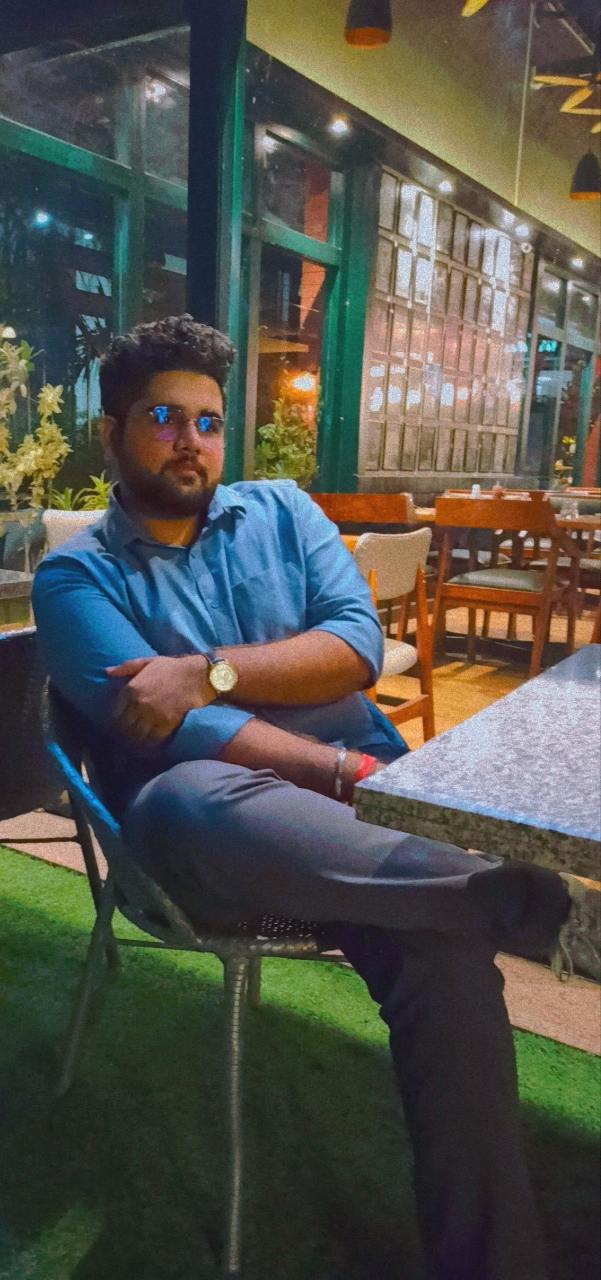
#> input picture image_enhancer/IMG_20230814_212548.jpg, 601 x 1280 px, found by its file name; the run also reads 1 picture not shown here
$ jupyter execute --allow-errors Background_Removal.ipynb   (shell and % lines are left out)
#> lines starting #> are read from the running program, lines starting #| are printed output that depends on the picture; after the words box and inside, x2 and y2 are one past the last pixel; in counts of white or black regions, pixels touching at a corner belong together
<a href="https://colab.research.google.com/github/choprahetarth/background-remover/blob/main/Background_Removal.ipynb" target="_parent"></a>

This Notebook has been created for removing backgrounds fron images, using primarily two methods

1.   Deep Learning (Facebook's Detectron2 Pre-Trained Models)
2.   Classical Computer Vision (Experimental)

## Instructions for using `Deep Learning` based solution -

1. Switch to a GPU Runtime offered by Google Colab (Runtime-> Change Runtime Type -> GPU )
2. Install the libraries by running the `Install (Run Once) (USE GPU RUNTIME)` Tab
3. The runtime **WILL Crash**, let it ,as it is required to restart the runtime.
4. Expand the `Import Libraries and Upload Images` Tab
5. Upload the foreground and background images as prompted by the cell which is running, and let it upload.
6. Expand the `Approach 1 - Detectron2` Tab
7. Expand the `Input Area - Play with these parameters`, and edit the parameters accordingly. For a good baseline to start working with tick the `USE_DEFAULT` check-box and run the cell.
8. Run all the cells within the `Functions` Tab, no need to open.
9. Expand the Display and run all cells. Enjoy the output.

## Instructions for using `Classical CV` based solution -
1. Restart the Runtime `Ctrl+M` and repeat step 2
2. Repeat Steps 4 and 5
3. Expand the `Approach 2 - Classical CV (Experimental)` Tab
4. Repeat Step 7, but for the current expanded Tab.
5. Repeat Step 8, but for the current expanded Tab.
6. Repeat Step 9, but for the current expanded Tab.

## Theoretical Concepts and Code Inspirations -
For Deeep Learning Based solution -
1. https://ai.facebook.com/blog/-detectron2-a-pytorch-based-modular-object-detection-library-/
2. https://github.com/facebookresearch/detectron2
3. https://www.jeremyjordan.me/semantic-segmentation/

For the Computer Vision Based Solution -
1. https://docs.opencv.org/3.4/d4/d73/tutorial_py_contours_begin.html#:~:text=Contours%20can%20be%20explained%20simply,and%20object%20detection%20and%20recognition.&text=In%20OpenCV%2C%20finding%20contours%20is,white%20object%20from%20black%20background.
2. https://docs.opencv.org/master/d4/d13/tutorial_py_filtering.html
3. https://radiant-brushlands-42789.herokuapp.com/towardsdatascience.com/background-removal-with-python-b61671d1508a
4. https://pillow.readthedocs.io/en/stable/reference/PixelAccess.html

## About the Parameters in Deep Learning Method-
1. `YAML` - This contains a plethora of models pre-trained on the `COCO` dataset - https://cocodataset.org/#home
- To know more about these models and their metrics - https://github.com/facebookresearch/detectron2/blob/main/MODEL_ZOO.md
- TLDR - We have included both instance and panoptic segmentation

## About the Parameters in Classical CV Approach-
1. `Blur` - This provides the kernel size of the gaussian blur that you want to use in order to *smoothen* out the prediction mask.
2. `Erode Iter` - This is used as a morphological transformation method, in order to *sharpen* out the mask acquired.
3. `Dilate Iter` - This is used as a morphological transformation method, in order to *expand* out the mask acquired.
4. `Min Area` and `Max Area` - As per the edges detected, it is used to specify the minimum area and the maximum area of the them, so as to transform them into contours after filling them.

# Install (Run Once) (USE GPU RUNTIME)

#> (a cell that did not finish here is left out)

# Import Libraries and Upload Images

[cell 2]
# Import all the libraries
import numpy as np
import cv2
import requests
import os
import imutils
from PIL import Image
from google.colab.patches import cv2_imshow

[cell 3]
# Some basic setup:
# Setup detectron2 logger
import detectron2
from detectron2.utils.logger import setup_logger
setup_logger()
#> (this line was passed over: detectron2 is not available in this run)

# import some common libraries
import torch, torchvision
import json, random

# import some common detectron2 utilities
from detectron2 import model_zoo
from detectron2.engine import DefaultPredictor
from detectron2.config import get_cfg
from detectron2.utils.visualizer import Visualizer
from detectron2.data import MetadataCatalog, DatasetCatalog

[cell 4]
## Upload your Foreground Image
print("Upload your Foreground Image: ")
from google.colab import files
uploaded = files.upload()
#> the answer given: IMG_20230814_212548.jpg

from PIL import Image, ImageEnhance

def edit_image(image_path, brightness=1.0, contrast=1.0, hue=0.0, saturation=1.0, vibrance=1.0, temperature=6500, clarity=1.0, crop=None):
    # Open the image
    img = Image.open(image_path)

    # Adjust brightness
    img = ImageEnhance.Brightness(img).enhance(brightness)

    # Adjust contrast
    img = ImageEnhance.Contrast(img).enhance(contrast)

    # Adjust hue and saturation
    img = img.convert('HSV')
    pixels = img.load()
    for i in range(img.width):
        for j in range(img.height):
            pixels[i, j] = (
                int(pixels[i, j][0] + hue),
                int(pixels[i, j][1] * saturation),
                int(pixels[i, j][2] * vibrance)
            )
    img = img.convert('RGB')

    # Adjust temperature (similar to hue and saturation)
    img = img.convert('HSV')
    pixels = img.load()
    for i in range(img.width):
        for j in range(img.height):
            pixels[i, j] = (
                int(pixels[i, j][0] * temperature / 6500),
                int(pixels[i, j][1] * temperature / 6500),
                int(pixels[i, j][2] * temperature / 6500)
            )
    img = img.convert('RGB')

    # Adjust clarity (not implemented)

    # Crop the image
    if crop:
        img = img.crop(crop)

    # Save the modified image
    img.save('edited_' + image_path)

# Example usage
#> (the rest of this cell did not finish here and is left out)

[cell 5]
foreground = str(list(uploaded.keys())[0])
#> foreground = 'IMG_20230814_212548.jpg'

[cell 6]
## Upload your Background Image
print("Upload your Foreground Image: ")
from google.colab import files
uploaded = files.upload()
#> the answer given: enhanced_image (2).jpg

[cell 7]
background = str(list(uploaded.keys())[0])

# Approach 1 - Detectron2

## Input Area - Play with these parameters
In case you want a good ballpark

1.   BG_COLOR = (255,255,255)
2.   RESIZE = 500
3.  YAML = "COCO-InstanceSegmentation/mask_rcnn_X_101_32x8d_FPN_3x.yaml"

[cell 8]
#@title Input Parameters (Do Run After changing params)
USE_DEFAULT = False #@param {type:"boolean"}
BACKGROUND = "Background_Image" #@param ["Background_Image", "Color"]
BG_COLOR = (255,0,255) #@param {type:"raw"}
RESIZE = 800 #@param {type:"raw"}
YAML = "COCO-InstanceSegmentation/mask_rcnn_R_50_DC5_3x.yaml" #@param ["COCO-InstanceSegmentation/mask_rcnn_X_101_32x8d_FPN_3x.yaml","COCO-InstanceSegmentation/mask_rcnn_R_50_FPN_3x.yaml","COCO-InstanceSegmentation/mask_rcnn_R_50_C4_1x.yaml","COCO-InstanceSegmentation/mask_rcnn_R_50_DC5_3x.yaml","COCO-PanopticSegmentation/panoptic_fpn_R_101_3x.yaml","COCO-PanopticSegmentation/panoptic_fpn_R_50_3x.yaml","COCO-InstanceSegmentation/mask_rcnn_R_101_DC5_3x.yaml"]

if USE_DEFAULT:
  BG_COLOR = (255,255,255)
  BACKGROUND = "Color"
  RESIZE = 500
  YAML = "COCO-InstanceSegmentation/mask_rcnn_X_101_32x8d_FPN_3x.yaml"

## Functions

[cell 9]
# Streamlined Code
def read_image(image,bg,size):
#> called with image = 'IMG_20230814_212548.jpg', bg = 'enhanced_image (2).jpg', size = 800
  bg = bg
  image = image
  foreground = cv2.imread(image)
#> foreground is the input picture: shape (1280, 601, 3); mean B, G, R 75.5, 83, 82.6
  background = cv2.imread(bg)
  foreground = imutils.resize(foreground, width=size)
#> foreground: shape (1703, 800, 3)
  background = imutils.resize(background, width=size)
#> background: shape (1703, 800, 3)

  return foreground,background

[cell 10]
def config(image):
  image = image
  cfg = get_cfg()
  # add project-specific config (e.g., TensorMask)
  # here if you're not running a model in detectron2's core library
  cfg.merge_from_file(model_zoo.get_config_file(YAML))
  # set threshold for this model
  cfg.MODEL.ROI_HEADS.SCORE_THRESH_TEST = 0.5
  # Find a model from detectron2's model zoo.
  # You can use the https://dl.fbaipublicfiles... url as well
  cfg.MODEL.WEIGHTS = model_zoo.get_checkpoint_url(YAML)
  predictor = DefaultPredictor(cfg)
  outputs = predictor(image)
  return outputs,cfg

[cell 11]
# [20 lines left out: function mask_blend, not called in this run]

[cell 12]
# [31 lines left out: function background_replace, not called in this run]

[cell 13]
def runner():
  image,bg_image = read_image(foreground,background,RESIZE)
  outputs,cfg = config(image)
  mask = mask_blend(outputs)
  final = background_replace(image,mask,bg_image)
  return final,bg_image,mask,image
#> (the rest of this cell did not finish here and is left out)

## Display

#> (a cell that did not finish here is left out)

[cell 15]
print("Original Image: ")
#> (the rest of this cell did not finish here and is left out)

# Approach 2 - Classical CV (Experimental)

## Input Area - Play with these parameters
This approach is more of an experimental one, intended to not be the baseline, but as a method to understand more about these parameters.

In case you want a good ballpark

1.   BG_COLOR = (255,255,255)
2.   BLUR = 3
3.   CANNY_LOW = 15
4.   CANNY_HIGH = 150
5.   MIN_AREA = 0.0005
6.   MAX_AREA = 0.95
7.   DILATE_ITER = 3
8.   ERODE_ITER = 3
9.   RESIZE = 500


[cell 16]
#@title Input Parameters (Do Run After changing params)
USE_DEFAULT = False #@param {type:"boolean"}
BACKGROUND = "Background_Image" #@param ["Background_Image", "Color"]
BG_COLOR = (255,0,255) #@param {type:"raw"}
BLUR = 1 #@param [1,3,5,7,11,19,21] {type:"raw"}
CANNY_LOW = 20 #@param {type:"slider", min:1, max:40, step: 1}
CANNY_HIGH = 150 #@param{type:"slider", min:100, max:200, step:1}
MIN_AREA = 0.013 #@param{type:"slider", min:0.0001, max:0.1, step:0.0001}
MAX_AREA = 0.5 #@param{type:"slider", min:0.05, max:0.99, step:0.01}
DILATE_ITER = 1 #@param [1,3,5,7,11,19,21] {type:"raw"}
ERODE_ITER = 1 #@param [1,3,5,7,11,19,21] {type:"raw"}
RESIZE = 500 #@param {type:"raw"}

if USE_DEFAULT:
  BG_COLOR = (255,255,255)
  BACKGROUND = "Background_Image"
  BLUR = 3
  CANNY_LOW = 15
  CANNY_HIGH = 150
  MIN_AREA = 0.0005
  MAX_AREA = 0.95
  DILATE_ITER = 3
  ERODE_ITER = 3
  RESIZE = 500

## Functions (Run-All)

[cell 17]
# StreamLined Code
def read_image(image,bg,size):
#> called with image = 'IMG_20230814_212548.jpg', bg = 'enhanced_image (2).jpg', size = 500
  bg = bg
  image = image
  foreground = cv2.imread(image)
  background = cv2.imread(bg)
  foreground = imutils.resize(foreground, width=size)
#> foreground: shape (1064, 500, 3)
  background = imutils.resize(background, width=size)
#> background: shape (1064, 500, 3)

  return foreground,background

[cell 18]
def preprocess(image):
  # convert the image to greyscale
  grey = cv2.cvtColor(image, cv2.COLOR_BGR2GRAY)
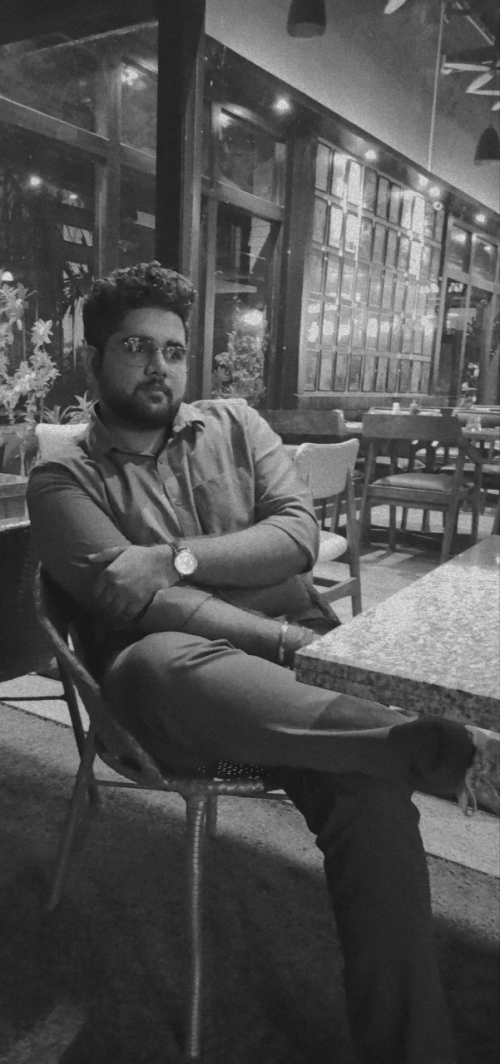
#> grey: shape (1064, 500); min 19, max 232, mean 82
  # detect lines and edges using canny
  edges = cv2.Canny(grey, CANNY_LOW, CANNY_HIGH)
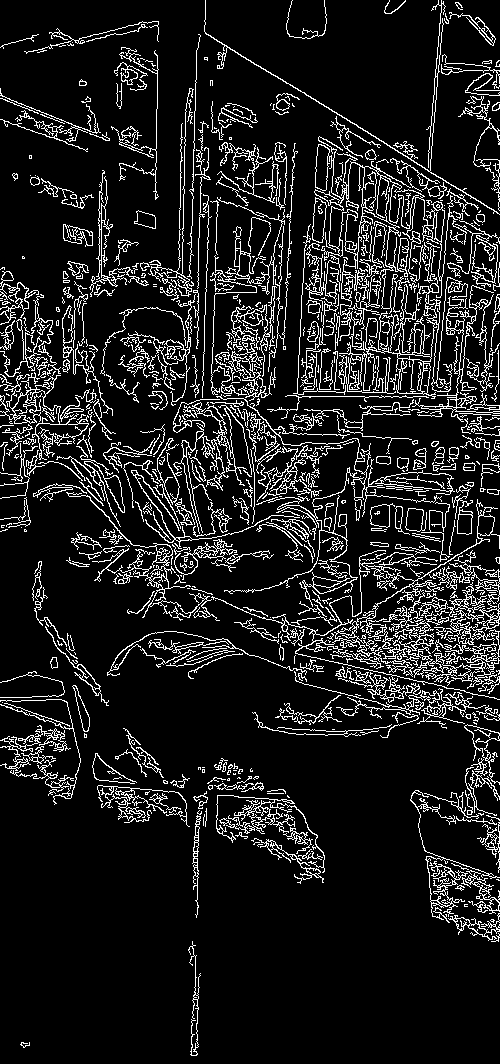
#> edges: shape (1064, 500); 11.6% white in thin lines or dots
  # dilate and erode the edges
  edges = cv2.dilate(edges,None)
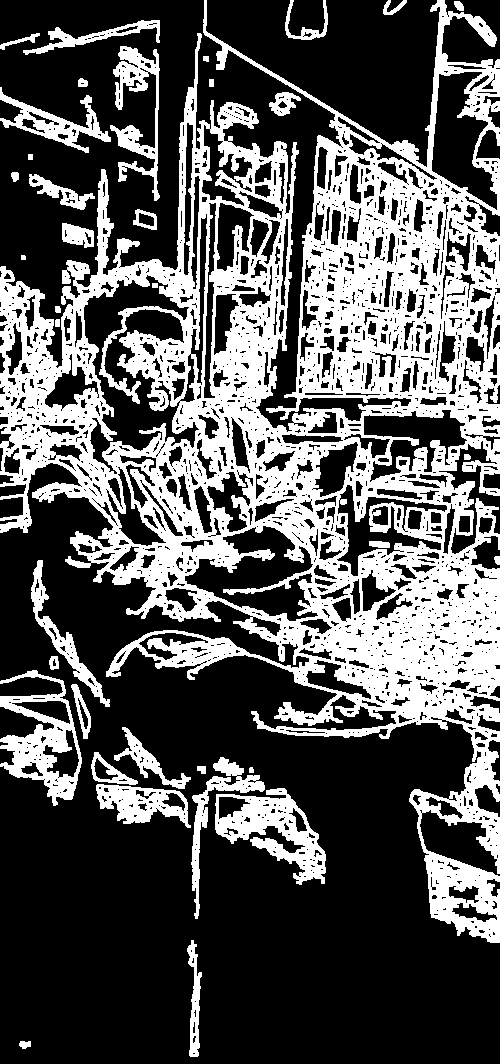
#> edges: shape (1064, 500); 34.2% white; 37 white regions, largest, box (x1, y1, x2, y2) and area: (0, 0, 500, 943) 154674, (215, 788, 326, 885) 4501, (0, 670, 82, 806) 4339
  edges = cv2.erode(edges,None)
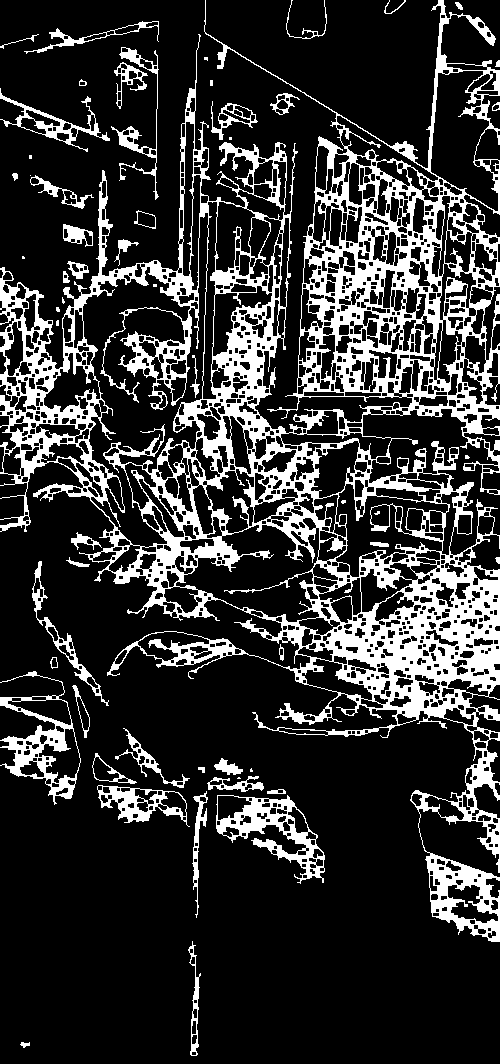
#> edges: shape (1064, 500); 20.3% white; 57 white regions (15 under 20 px), largest, box (x1, y1, x2, y2) and area: (0, 0, 500, 942) 91458, (216, 795, 325, 884) 2832, (0, 671, 81, 805) 2663
  return edges
